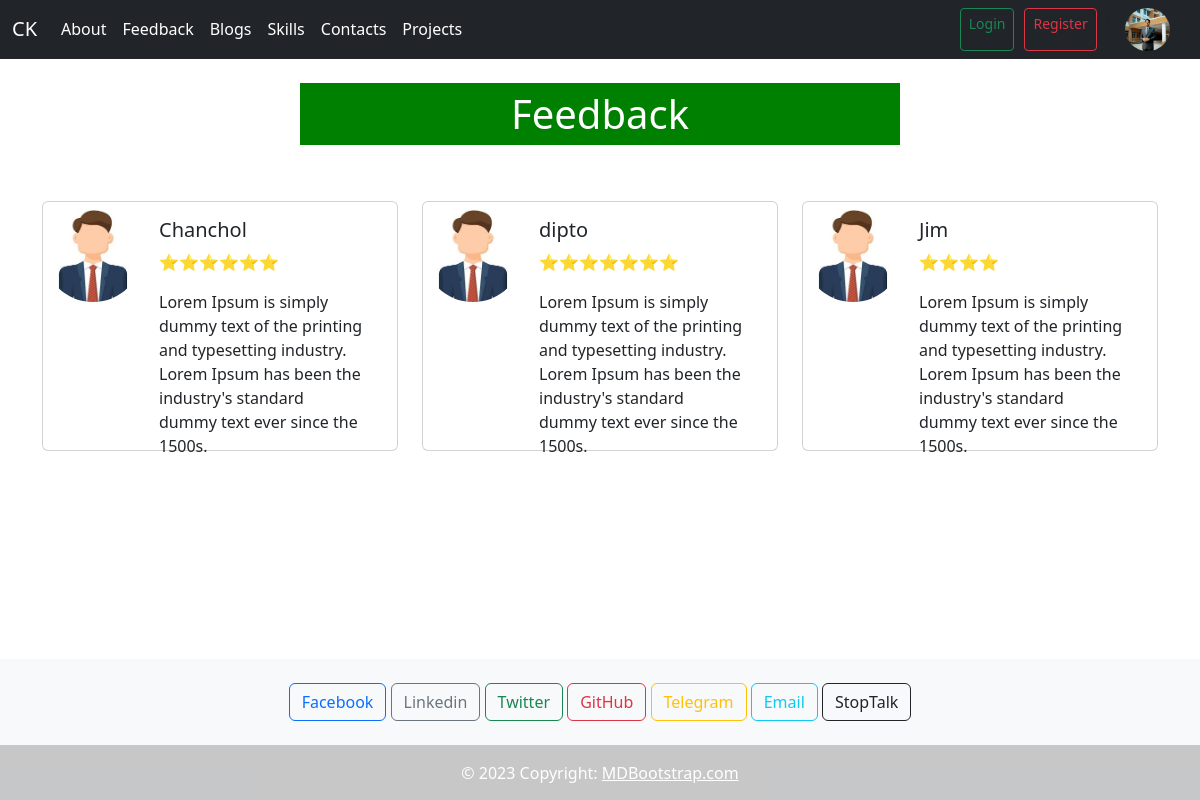
Screenshot of /review/show_review/ with the database file from the repository.
### review/models.py (models this page shows, shortened)
class ReviewModel(models.Model):
    RATING_CHOICES = (
        ('⭐️', '⭐️'),
        ('⭐️⭐️', '⭐️⭐️'),
        ('⭐️⭐️⭐️', '⭐️⭐️⭐️'),
        ('⭐️⭐️⭐️⭐️', '⭐️⭐️⭐️⭐️'),
        ('⭐️⭐️⭐️⭐️⭐️', '⭐️⭐️⭐️⭐️⭐️'),
        ('⭐️⭐️⭐️⭐️⭐️⭐️', '⭐️⭐️⭐️⭐️⭐️⭐️'),
        ('⭐️⭐️⭐️⭐️⭐️⭐️⭐️', '⭐️⭐️⭐️⭐️⭐️⭐️⭐️'),
    )
    Name = models.CharField(max_length=30)
    Email = models.EmailField(max_length=30)
    Phone_no = models.CharField(max_length=30)
    Rating = models.CharField(max_length=14,choices=RATING_CHOICES)
    Comment = models.TextField()

### review/views.py (the view)
# urls.py: path('show_review/', show_review, name='show_review'),
def show_review(request):
    data = ReviewModel.objects.all()
    return render(request, 'review/show_review.html', {'data':data})

### review/templates/review/show_review.html (shortened to what this page needs)
{% extends "base.html" %}
{% load static %}
{% block content %}
    <div style="width: 50%; margin: auto;">
        <br/>
        <h1 style="width: 100%;text-align: center; background-color: green; color: white; padding: 7px;">
            Feedback
        </h1>
    </div>
<div class="container text-left">
    <br/>
    <br/>
    <div class="row">
        {% for item in data %}
            <div class="col-md-4">
                <div class="card mb-3" style="height: 250px;">
                    <div class="row g-0">
                        <div style="width: 100px;" class="col-md-3">
                            <img src="{% static 'images/reviewer.png' %}" class="img-fluid rounded-circle" alt="...">
                        </div>
                        <div class="col-md-8">
                            <div class="card-body">
                                <h5 class="card-title">{{ item.Name }}</h5>
                                <p class="card-text">{{ item.Rating }}<small class="text-body-secondary"></small></p>
                                <p class="card-text">{{ item.Comment }}</p>
                            </div>
                        </div>
                    </div>
                </div>
            </div>
        {% endfor %}
    </div>
</div>
{% endblock %}

### rows the page displays
ReviewModel: Name "Chanchol", Rating "⭐️⭐️⭐️⭐️⭐️⭐️", Comment "Lorem Ipsum is simply dummy text of the printing and typesetting industry. Lorem Ipsum has been the industry's standard dummy text ever since the 1500s."
ReviewModel: Name "dipto", Rating "⭐️⭐️⭐️⭐️⭐️⭐️⭐️", Comment "Lorem Ipsum is simply dummy text of the printing and typesetting industry. Lorem Ipsum has been the industry's standard dummy text ever since the 1500s."
ReviewModel: Name "Jim", Rating "⭐️⭐️⭐️⭐️", Comment "Lorem Ipsum is simply dummy text of the printing and typesetting industry. Lorem Ipsum has been the industry's standard dummy text ever since the 1500s."
